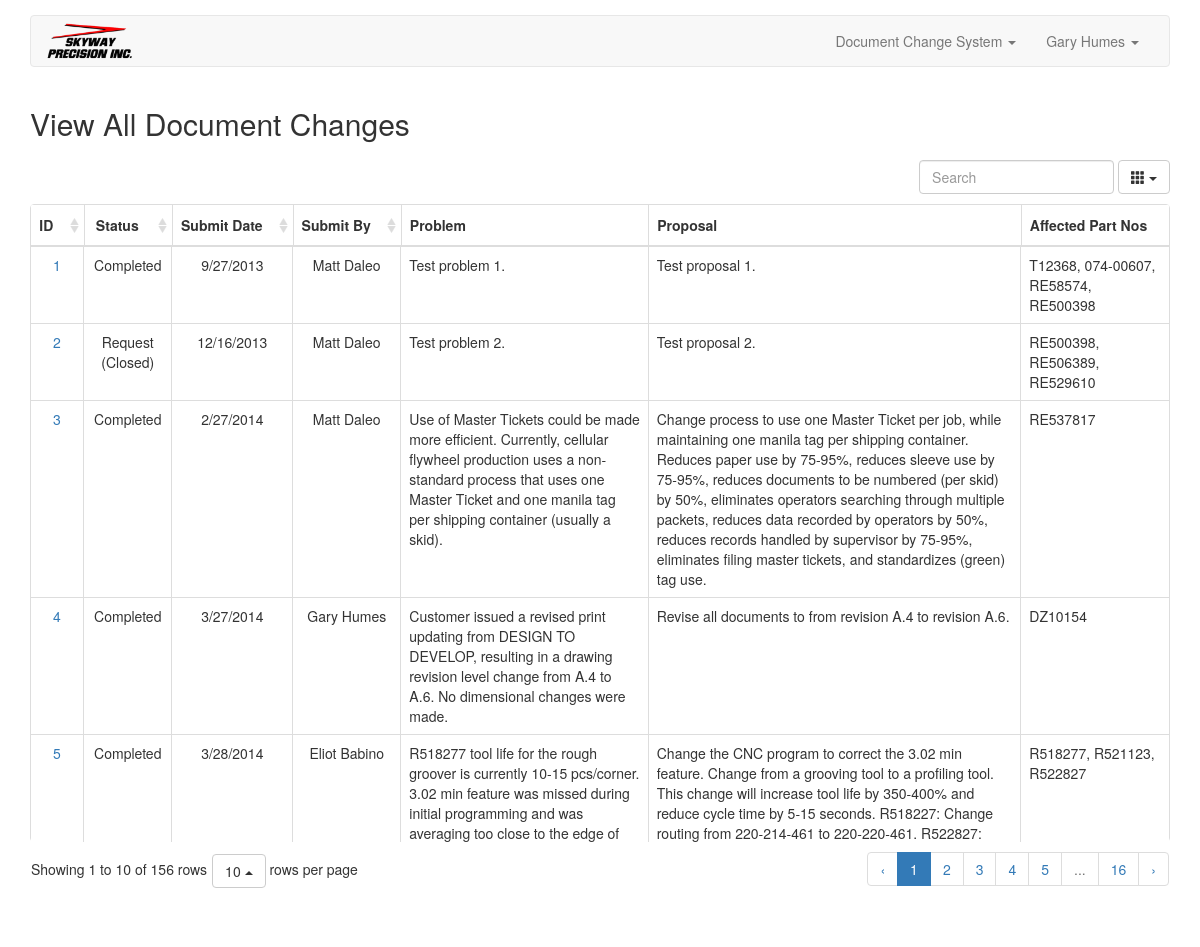
Page /doc_change/all/ (signed in) on the committed database.
### tables this page shows
CREATE TABLE 'doc_changes' (
  id INTEGER PRIMARY KEY AUTOINCREMENT,
  status_id INTEGER NOT NULL,
  submit_date TEXT NOT NULL,
  submit_by TEXT NOT NULL,
  problem_desc TEXT NOT NULL,
  proposal_desc TEXT NOT NULL,
  proposed_implement_date TEXT NOT NULL,
  actual_implement_date TEXT
);

### doc_change.py (the view)
@app.route('/doc_change/all/')
def show_all_doc_changes():
    error = None
    if not session['logged_in'] or not session['can_view_doc']:
        abort(401)
    query = """
            SELECT [doc_changes].[id],
                   [doc_change_status].[status],
                   [doc_changes].[submit_date],
                   [doc_changes].[submit_by],
                   [doc_changes].[problem_desc],
                   [doc_changes].[proposal_desc],
                   GROUP_CONCAT ([affected_parts].[part_no], ", ") AS [part_nos]
            FROM   [doc_changes]
                   INNER JOIN [affected_parts] ON [affected_parts].[doc_change_id] = [doc_changes].[id]
                   INNER JOIN [doc_change_status] ON [doc_change_status].[id] = [doc_changes].[status_id]
            GROUP  BY [doc_changes].[id];
            """
    args = []
    rows = query_db(query, args)
    return render_template('view_all.html', error=error, rows=rows)

### doc_change.py (called while the page is built)
def connect_db():
    con = sqlite3.connect(app.config['DATABASE'])
    con.row_factory = sqlite3.Row
    return con

def get_db():
    if not hasattr(g, 'sqlite_db'):
        g.sqlite_db = connect_db()
    return g.sqlite_db

def query_db(query, args=(), one=False):
    cur = get_db().execute(query, args)
    rv = cur.fetchall()
    cur.close()
    return (rv[0] if rv else None) if one else rv

### templates/view_all.html (shortened to what this page needs)
{% extends "layout.html" %}
{% block body %}
    <div class="container">
        <h2>View All Document Changes</h2>
        <div class="table table-responsive">
            <table data-toggle="table" data-search="true" data-show-columns="true" data-pagination="true"
                   data-height="750">
                <thead>
                <tr>
                    <th data-sortable="true" data-align="center">ID</th>
                    <th data-sortable="true" data-align="center">Status</th>
                    <th data-sortable="true" data-align="center">Submit Date</th>
                    <th data-sortable="true" data-align="center">Submit By</th>
                    <th data-sortable="false" data-align="left">Problem</th>
                    <th data-sortable="false" data-align="left">Proposal</th>
                    <th data-sortable="false" data-align="left">Affected Part Nos</th>
                </tr>
                </thead>
                <tbody>
                {% for row in rows %}
                    <tr>
                        <td><a href="{{ url_for('show_doc_change', doc_change_id = row[0]) }}">{{ row[0] }}</a></td>
                        <td>{{ row[1] }}</td>
                        <td>{{ row[2] }}</td>
                        <td>{{ row[3] }}</td>
                        <td>{{ row[4] }}</td>
                        <td>{{ row[5] }}</td>
                        <td>{{ row[6] }}</td>
                    </tr>
                {% endfor %}
                </tbody>
            </table>
        </div>
    </div>
{% endblock %}

### rows in the picture
doc_changes: id "1", row "Completed", submit_date "9/27/2013", submit_by "Matt Daleo", problem_desc "Test problem 1.", proposal_desc "Test proposal 1.", row "T12368, 074-00607, RE58574, RE500398"
doc_changes: id "2", row "Request (Closed)", submit_date "12/16/2013", submit_by "Matt Daleo", problem_desc "Test problem 2.", proposal_desc "Test proposal 2.", row "RE500398, RE506389, RE529610"
doc_changes: id "3", row "Completed", submit_date "2/27/2014", submit_by "Matt Daleo", problem_desc "Use of Master Tickets could be made more efficient. Currently, cellular flywheel production uses a non-standard process that uses one Master Ticket and one manila tag per shipping container (usually a skid).", proposal_desc "Change process to use one Master Ticket per job, while maintaining one manila tag per shipping container. Reduces paper use by 75-95%, reduces sleeve use by 75-95%, reduces documents to be numbered (per skid) by 50%, eliminates operators searching through multiple packets, reduces data recorded by operators by 50%, reduces records handled by supervisor by 75-95%, eliminates filing master tickets, and standardizes (green) tag use.", row "RE537817"
doc_changes: id "4", row "Completed", submit_date "3/27/2014", submit_by "Gary Humes", problem_desc "Customer issued a revised print updating from DESIGN TO DEVELOP, resulting in a drawing revision level change from A.4 to A.6. No dimensional changes were made.", proposal_desc "Revise all documents to from revision A.4 to revision A.6.", row "DZ10154"
doc_changes: id "5", row "Completed", submit_date "3/28/2014", submit_by "Eliot Babino", problem_desc "R518277 tool life for the rough groover is currently 10-15 pcs/corner. 3.02 min feature was missed during initial programming and was averaging too close to the edge of…", proposal_desc "Change the CNC program to correct the 3.02 min feature. Change from a grooving tool to a profiling tool. This change will increase tool life by 350-400% and reduce cycle time by 5-15 seconds. R518227: Change routing from 220-214-461 to 220-220-461. R522827:…", row "R518277, R521123, R522827"

### other values in the picture
{{ session.name }} "Gary Humes"
